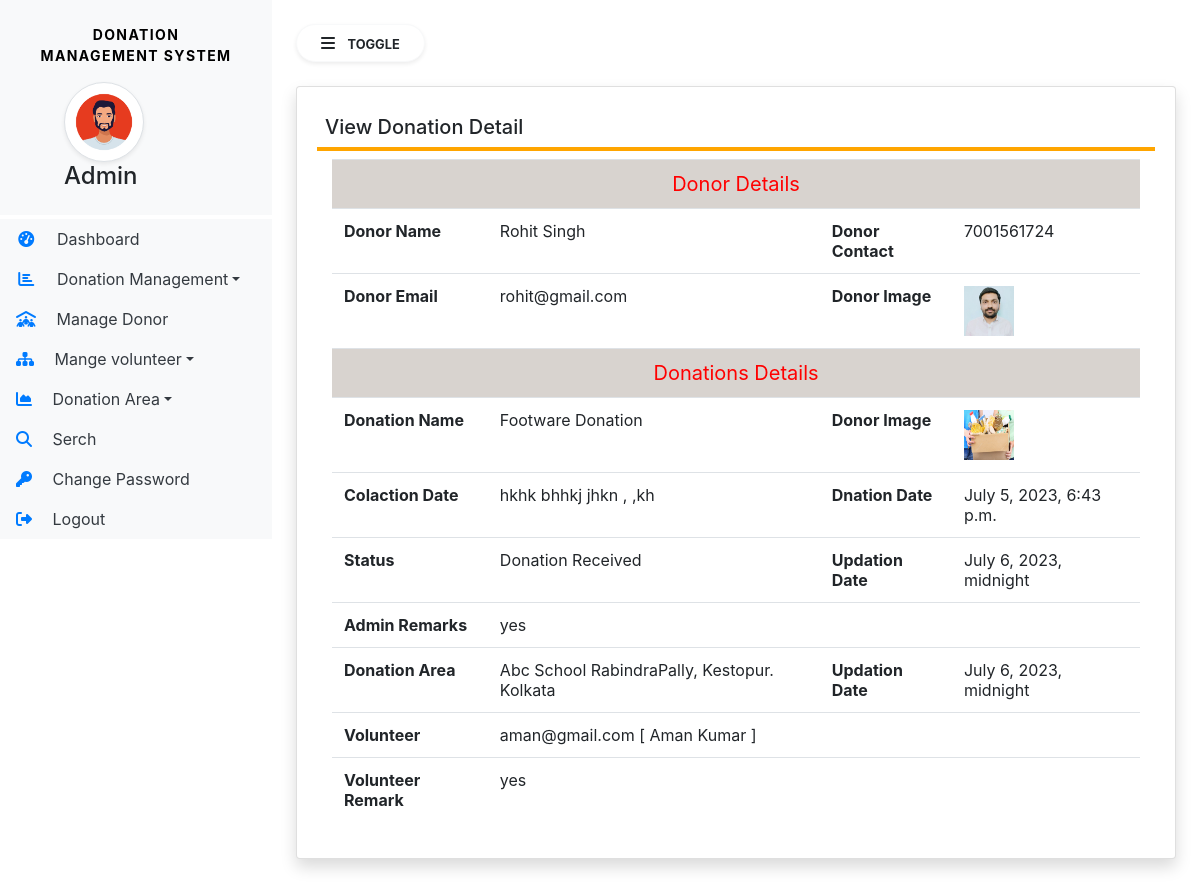
The app's page /accepted_donation_details/3 (signed in), older data.
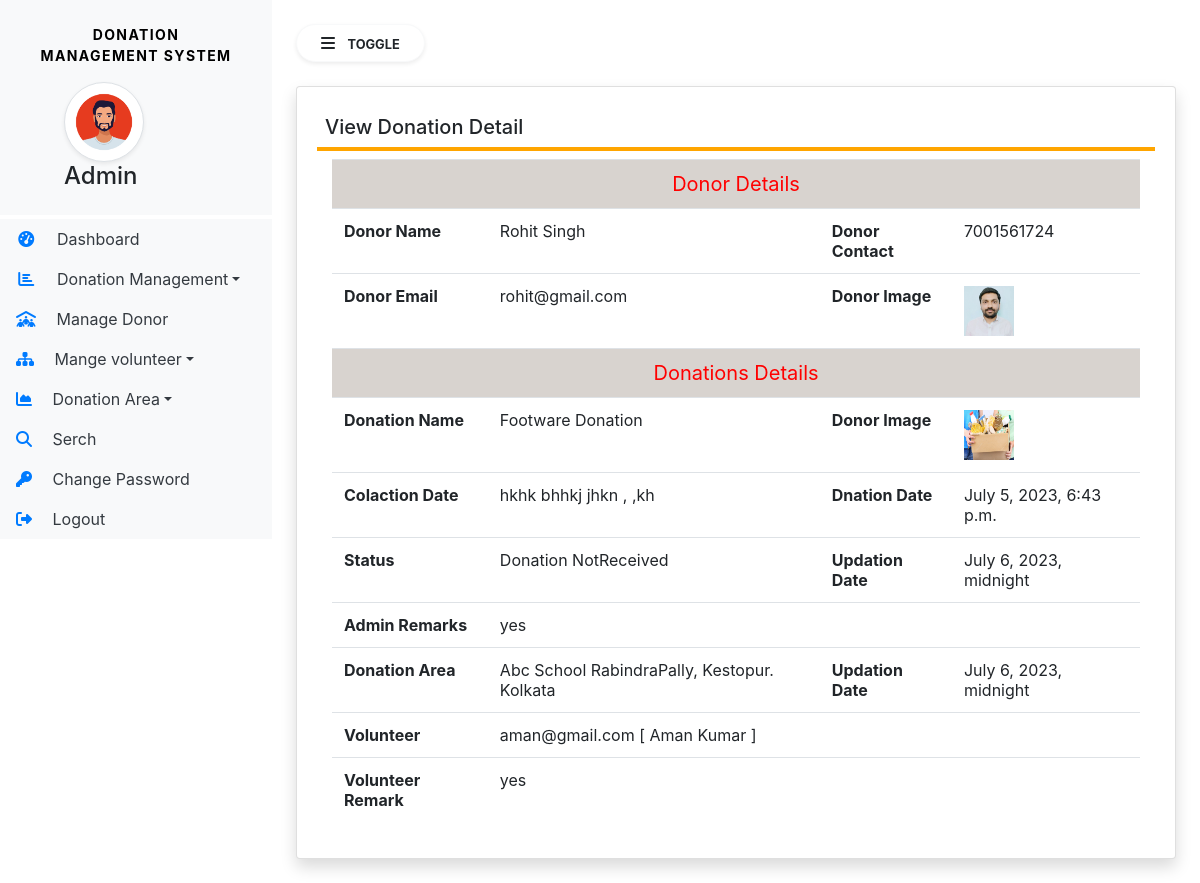
The same page, newer data.
### Donation/models.py (models this page shows, shortened)
class Donation(models.Model):
    donor = models.ForeignKey(Donor, on_delete=models.SET_NULL, null=True)
    donationName = models.CharField(max_length=100, null=True)
    donationpic = models.FileField(null=True)
    colloctionloc = models.CharField(max_length=50, null=True)
    description = models.CharField(max_length=300, null=True)
    status = models.CharField(max_length=50)
    donationdate = models.DateTimeField(auto_now_add=True)
    adminRemarks = models.CharField(max_length=300, null=True)
    volunteer = models.ForeignKey(Volunteer, on_delete=models.SET_NULL, null=True)
    donationArea = models.ForeignKey(DonationArea, on_delete=models.CASCADE, null=True)
    volunteerRemarks = models.CharField(max_length=300, null=True)
    updationDate = models.DateTimeField(null=True)

class Donor(models.Model):
    user = models.ForeignKey(User,on_delete=models.CASCADE)
    contact = models.CharField(max_length=15,null=True)
    address = models.CharField(max_length=300,null=True)
    userpic = models.FileField(null=True)
    regdate = models.DateTimeField(auto_now=True)

class DonationArea(models.Model):
   areaname = models.CharField(max_length=200,null=True)
   description = models.CharField(max_length=300,null = True)
   creationdate = models.DateTimeField(auto_now_add=True)

class Volunteer(models.Model):
    user = models.ForeignKey(User,on_delete=models.CASCADE)
    contact = models.CharField(max_length=15,null=True)
    address = models.CharField(max_length=300,null=True)
    userpic = models.FileField(null=True)
    idpic = models.FileField(null=True)
    status = models.CharField(max_length=20)
    aboutme = models.CharField(max_length=300,null=True)
    regdate = models.DateTimeField(auto_now=True)
    adminremark = models.CharField(max_length=300,null=True)
    updationdate = models.DateField(null=True)

### Donation/views.py (the view, shortened to what this page needs)
# urls.py: path('accepted_donation_details/<int:pid>', views.accepted_donation_details, name='accepted_donation_details'),
def accepted_donation_details(request, pid):
    if not request.user.is_authenticated:
        return redirect('donor_login')
    donation = Donation.objects.get(id=pid)
    donationarea = DonationArea.objects.all()
    volunteer = Volunteer.objects.all()
    return render(request, 'admin/accepted_donation_details.html', locals())

### Donation/templates/admin/accepted_donation_details.html (shortened to what the changed rows need)
{% extends 'admin/admin_sidebar.html' %}
{% block main %}
<div class="card shadow">
    <div class="card-body">
        <div class="container-fluid">
            <table class="table table-hover">
                <tr>
                    <th>Donor Name</th>
                    <td>{{donation.donor.user.first_name}} {{donation.donor.user.last_name}}</td>
                    <th> Donor Contact</th>
                    <td>{{donation.donor.contact}}</td>
                </tr>
                <tr>
                    <th>Donor Email</th>
                    <td>{{donation.donor.user.username}}</td>
                    <th> Donor Image</th>
                    <td><img src="{{donation.donor.userpic.url}}" width="50px" height="50px"></td>
                </tr>
                <tr>
                    <th>Donation Name</th>
                    <td>{{donation.donationName}}</td>
                    <th> Donor Image</th>
                    <td><img src="{{donation.donationpic.url}}" width="50px" height="50px"></td>
                </tr>
                <tr>
                    <th>Colaction Date</th>
                    <td>{{donation.colloctionloc}}</td>
                    <th> Dnation Date</th>
                    <td>{{donation.donationdate}}</td>
                </tr>
                <tr>
                    <th>Status</th>
                    <td style="text-transform: capitalize;">{{donation.status}}</td>
                    <th>Updation Date</th>
                    <td>{{ donation.updationDate}}</td>
                </tr>
                <tr>
                    <th>Admin Remarks</th>
                    <td colspan="3">{{donation.adminRemarks}}</td>
                </tr>
                {% if not donation.volunteer %}
                <form method="post">
                    {% csrf_token %}
                    <tr>
                        <th>Select Donation Distribution Area</th>
                        <td colspan="3">
                            <select name="donationareaid" class="form-control" required>
                                {% for i in donationarea%}
                                <option value="{{i.id}}">{{i.areaname}}</option>
                                {% endfor %}
                            </select>
                        </td>
                    </tr>
                    <tr>
                        <th>Select Volunteer</th>
                        <td colspan="3">
                            <select name="volunteerid" class="form-control" required>
                                {% for i in volunteer %}
                                <option value="{{i.id}}">{{i.user.username}} [ {{i.user.first_name}} {{i.user.last_name}} ]</option>
                                 {% endfor %}
                            </select>
                        </td>
                    </tr>
                    <tr>
                        <th></th>
                        <td onclose="3">
                            <button type="submit" class="btn btn-primary">Update <i
                                    class="fa fa-arrow-circle-right"></i></button>
                        </td>
                    </tr>
                </form>
                {% else %}
                <tr>
                    <th>Donation Area</th>
                    <td style="text-transform: capitalize;">{{donation.donationArea.areaname}}</td>
                    <th>Updation Date</th>
                    <td>{{ donation.updationDate}}</td>
                </tr>
                <tr>
                    <th>Volunteer</th>
                    <td colspan="3">{{donation.volunteer.user.username}} [ {{donation.volunteer.user.first_name}} {{donation.volunteer.user.last_name}} ]</td>
                </tr>
                {% endif %}
                {% if not donation.volunteerRemarks %}
                <tr>
                    <th>Volunteer Remark </th>
                    <td colspan="3">Not Update Yet</td>
                </tr>
                {% else %}
                <tr>
                    <th>Volunteer Remark </th>
                    <td colspan="3">{{donation.volunteerRemarks}}</td>
                </tr>
                {% endif %}
            </table>
        </div>
    </div>
</div>
{% endblock %}

Row changes from the older to the newer data that the page shows:
changed Donation "Footware Donation": status "Donation Received" → "Donation NotReceived"
